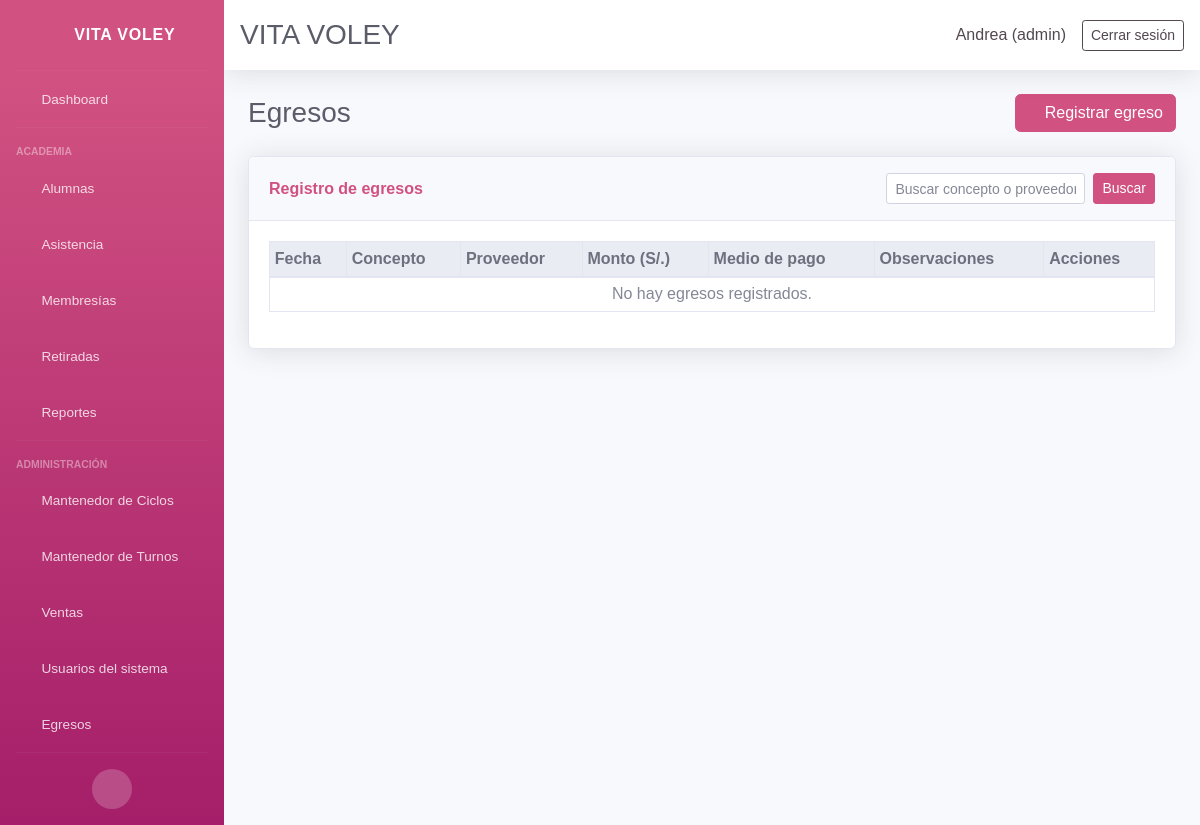
The page /expenses/ (signed in) on the database as committed earlier.
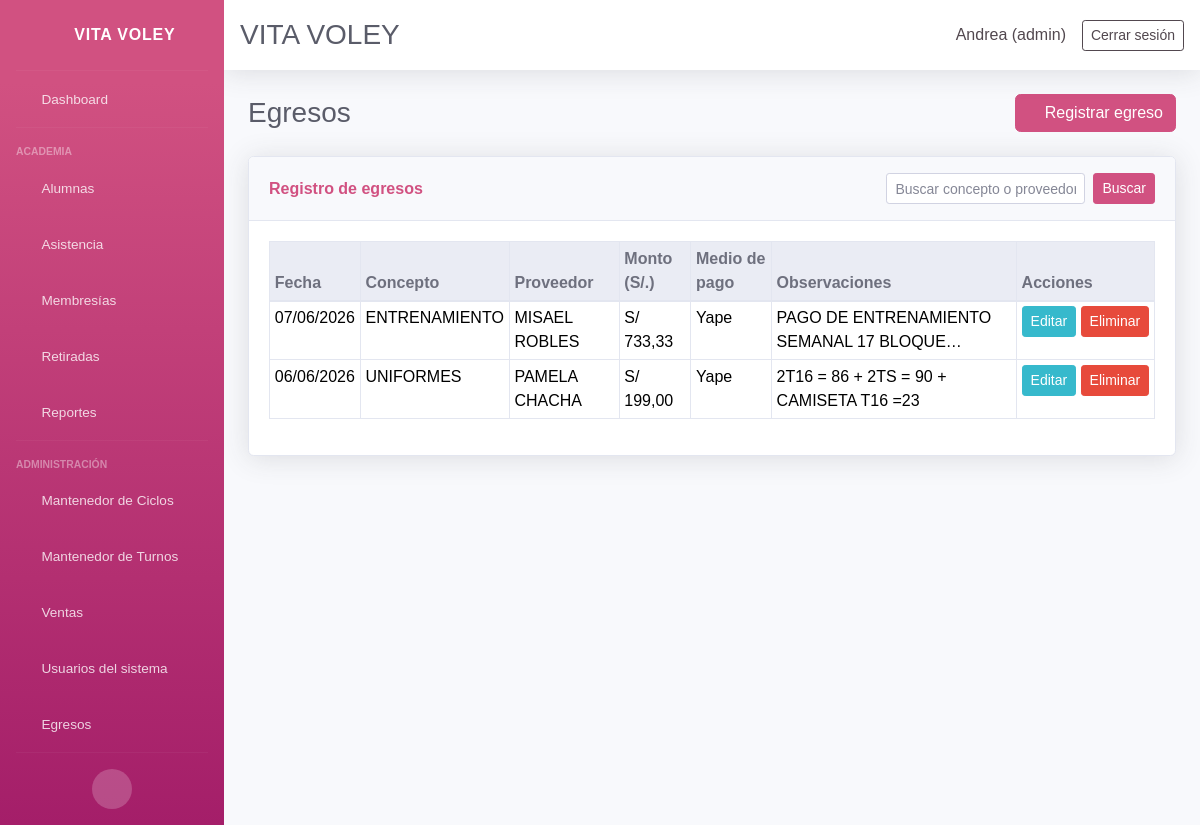
The same page on the database as committed later.
### core/models.py (models this page shows, shortened)
class UserProfile(models.Model):
    ROLE_CHOICES = [
        ('admin', 'Administrador'),
        ('secretary', 'Secretario'),
    ]
    user = models.OneToOneField(User, on_delete=models.CASCADE, related_name='userprofile')
    role = models.CharField(max_length=20, choices=ROLE_CHOICES, default='secretary')
    created_at = models.DateTimeField(auto_now_add=True)

class Expense(models.Model):
    date = models.DateField(default=timezone.now, verbose_name='Fecha')
    concept = models.CharField(max_length=200, verbose_name='Concepto')
    provider = models.CharField(max_length=200, blank=True, verbose_name='Proveedor')
    amount = models.DecimalField(max_digits=10, decimal_places=2, verbose_name='Monto (S/.)')
    payment_method = models.CharField(
        max_length=20,
        choices=PAYMENT_METHOD_CHOICES,
        default='efectivo',
        verbose_name='Medio de pago',
    )
    observations = models.TextField(blank=True, verbose_name='Observaciones')
    created_at = models.DateTimeField(auto_now_add=True)
    updated_at = models.DateTimeField(auto_now=True)
    class Meta:
        ordering = ['-date', '-created_at']
        verbose_name = 'Egreso'
        verbose_name_plural = 'Egresos'

### core/views_expenses.py (the view)
# urls.py: path('expenses/', views_expenses.expense_list, name='expenses_list'),
@login_required(login_url='login')
def expense_list(request):
    admin_redirect = _ensure_admin(request)
    if admin_redirect:
        return admin_redirect
    query = request.GET.get('q', '').strip()
    expenses = _expenses_queryset(query)
    show_create = request.GET.get('create') == '1'
    form = None
    if request.method == 'POST':
        show_create = True
        form = ExpenseForm(request.POST)
        if form.is_valid():
            form.save()
            return redirect('expenses_list')
    elif show_create:
        form = ExpenseForm()
    return render(request, 'core/expenses.html', {
        'expenses': expenses,
        'query': query,
        'form': form,
        'create_mode': show_create,
    })

### core/context_processors.py (called while the page is built)
def user_role_context(request):
    user_role = None
    is_admin = False
    is_secretary = False
    if request.user.is_authenticated:
        if request.user.is_superuser:
            user_role = 'admin'
            is_admin = True
        else:
            profile = getattr(request.user, 'userprofile', None)
            if profile is not None:
                user_role = profile.role
                is_admin = profile.role == 'admin'
                is_secretary = profile.role == 'secretary'
            else:
                user_role = 'secretary'
                is_secretary = True
    return {
        'user_role': user_role,
        'is_admin': is_admin,
        'is_secretary': is_secretary,
    }

### core/views.py (called while the page is built)
def get_user_role(user):
    if not user.is_authenticated:
        return None
    if user.is_superuser:
        return 'admin'
    profile = getattr(user, 'userprofile', None)
    if profile is not None:
        return profile.role
    return 'secretary'

def _ensure_admin(request):
    if get_user_role(request.user) != 'admin':
        return redirect('dashboard')

### core/views_expenses.py (called while the page is built)
def _expenses_queryset(query=''):
    qs = Expense.objects.all()
    if query:
        qs = qs.filter(
            Q(concept__icontains=query)
            | Q(provider__icontains=query)
            | Q(observations__icontains=query)
        )
    return qs.order_by('-date', '-created_at')

### core/templates/core/expenses.html (shortened to what this page needs)
{% extends 'core/base.html' %}
{% block content %}
<div class="d-sm-flex align-items-center justify-content-between mb-4">
    <h1 class="h3 mb-0 text-gray-800">Egresos</h1>
    {% if not edit_mode %}
    <a class="btn btn-primary" href="{% url 'expenses_list' %}?create=1"><i class="fas fa-plus"></i> Registrar egreso</a>
    {% endif %}
</div>
<div class="card shadow mb-4">
    <div class="card-header py-3 d-flex flex-wrap align-items-center justify-content-between">
        <h6 class="m-0 font-weight-bold text-primary">Registro de egresos</h6>
        <form method="get" class="form-inline mt-2 mt-md-0">
            <input type="text" name="q" value="{{ query }}" class="form-control form-control-sm mr-2 mb-2 mb-md-0" placeholder="Buscar concepto o proveedor">
            <button type="submit" class="btn btn-sm btn-primary mb-2 mb-md-0">Buscar</button>
        </form>
    </div>
    <div class="card-body">
        <div class="table-responsive">
            <table class="table table-bordered table-sm">
                <thead class="thead-light">
                    <tr>
                        <th>Fecha</th>
                        <th>Concepto</th>
                        <th>Proveedor</th>
                        <th>Monto (S/.)</th>
                        <th>Medio de pago</th>
                        <th>Observaciones</th>
                        <th>Acciones</th>
                    </tr>
                </thead>
                <tbody>
                    {% for item in expenses %}
                    <tr>
                        <td>{{ item.date|date:"d/m/Y" }}</td>
                        <td>{{ item.concept }}</td>
                        <td>{{ item.provider|default:"—" }}</td>
                        <td>S/ {{ item.amount|floatformat:2 }}</td>
                        <td>{{ item.get_payment_method_display }}</td>
                        <td>{{ item.observations|default:"—"|truncatechars:40 }}</td>
                        <td class="text-nowrap">
                            <a class="btn btn-sm btn-info" href="{% url 'expense_edit' item.id %}">Editar</a>
                            <form method="post" action="{% url 'expense_delete' item.id %}" class="d-inline" onsubmit="return confirm('¿Eliminar este egreso?');">
                                <button type="submit" class="btn btn-sm btn-danger">Eliminar</button>
                            </form>
                        </td>
                    </tr>
                    {% empty %}
                    <tr><td colspan="7" class="text-center text-muted">No hay egresos registrados.</td></tr>
                    {% endfor %}
                </tbody>
            </table>
        </div>
    </div>
</div>
{% endblock %}

### core/templates/core/base.html (shortened to what this page needs)
{% load static %}
<!DOCTYPE html>
<html lang="es">
<head>
    <link href="{% static 'vendor/fontawesome-free/css/all.min.css' %}" rel="stylesheet" type="text/css">
    <link href="{% static 'vendor/bootstrap/css/bootstrap.min.css' %}" rel="stylesheet" type="text/css">
    <link href="{% static 'css/sb-admin-2.min.css' %}" rel="stylesheet">
</head>
<body id="page-top">
<div id="wrapper">
    {% if user.is_authenticated %}
        {% include 'core/panel.html' %}
        <div id="content-wrapper" class="d-flex flex-column">
            <div id="content">
                {% include 'core/header.html' %}
                <div class="container-fluid">
    {% else %}
                <div class="container py-4">
    {% endif %}
                    {% block content %}{% endblock %}
    {% if user.is_authenticated %}
                </div>
            </div>
        </div>
    {% else %}
                </div>
    {% endif %}
</div>
</body>
</html>

### core/templates/core/panel.html (shortened to what this page needs)
<ul class="navbar-nav bg-gradient-primary sidebar sidebar-dark accordion" id="accordionSidebar">
    <a class="sidebar-brand d-flex align-items-center justify-content-center" href="{% url 'dashboard' %}">
        <div class="sidebar-brand-icon rotate-n-15">
            <i class="fas fa-volleyball-ball"></i>
        </div>
        <div class="sidebar-brand-text mx-3">VITA VOLEY</div>
    </a>
    <hr class="sidebar-divider my-0">
    <li class="nav-item">
        <a class="nav-link" href="{% url 'dashboard' %}">
            <i class="fas fa-fw fa-tachometer-alt"></i>
            <span>Dashboard</span>
        </a>
    </li>
    <hr class="sidebar-divider">
    <div class="sidebar-heading">Academia</div>
    <li class="nav-item">
        <a class="nav-link" href="{% url 'students_list' %}">
            <i class="fas fa-fw fa-users"></i>
            <span>Alumnas</span>
        </a>
    </li>
    <li class="nav-item">
        <a class="nav-link" href="{% url 'attendance' %}">
            <i class="fas fa-fw fa-calendar-check"></i>
            <span>Asistencia</span>
        </a>
    </li>
    <li class="nav-item">
        <a
            class="nav-link collapsed"
            href="#"
            data-toggle="collapse"
            data-target="#collapseMemberships"
            data-bs-toggle="collapse"
            data-bs-target="#collapseMemberships"
            role="button"
            aria-expanded="false"
            aria-controls="collapseMemberships"
        >
            <i class="fas fa-fw fa-id-card"></i>
            <span>Membresías</span>
        </a>
    </li>
    <li class="nav-item">
        <a class="nav-link" href="{% url 'retired_list' %}">
            <i class="fas fa-fw fa-user-slash"></i>
            <span>Retiradas</span>
        </a>
    </li>
    <li class="nav-item">
        <a class="nav-link" href="{% url 'reports' %}">
            <i class="fas fa-fw fa-file-download"></i>
            <span>Reportes</span>
        </a>
    </li>
    {% if is_admin %}
    <hr class="sidebar-divider">
    <div class="sidebar-heading">Administración</div>
    <li class="nav-item">
        <a class="nav-link" href="{% url 'cycles_list' %}">
            <i class="fas fa-fw fa-layer-group"></i>
            <span>Mantenedor de Ciclos</span>
        </a>
    </li>
    <li class="nav-item">
        <a class="nav-link" href="{% url 'shifts_list' %}">
            <i class="fas fa-fw fa-exchange-alt"></i>
            <span>Mantenedor de Turnos</span>
        </a>
    </li>
    <li class="nav-item">
        <a class="nav-link" href="{% url 'sales_list' %}">
            <i class="fas fa-fw fa-shopping-bag"></i>
            <span>Ventas</span>
        </a>
    </li>
    <li class="nav-item">
        <a class="nav-link" href="{% url 'users_list' %}">
            <i class="fas fa-fw fa-user-cog"></i>
            <span>Usuarios del sistema</span>
        </a>
    </li>
    <li class="nav-item">
        <a class="nav-link" href="{% url 'expenses_list' %}">
            <i class="fas fa-fw fa-file-invoice-dollar"></i>
            <span>Egresos</span>
        </a>
    </li>
    {% endif %}
    <hr class="sidebar-divider d-none d-md-block">
    <div class="text-center d-none d-md-inline">
        <button class="rounded-circle border-0" id="sidebarToggle"></button>
    </div>
</ul>

### core/templates/core/header.html (shortened to what this page needs)
<nav class="navbar navbar-expand navbar-light bg-white topbar mb-4 static-top shadow">
    <div class="d-flex align-items-center w-100 justify-content-between">
        <h1 class="h3 mb-0 text-gray-800">VITA VOLEY</h1>
        {% if user.is_authenticated %}
        <div class="d-flex align-items-center">
            <span class="mr-3 text-secondary">{{ request.user.username }} ({{ user_role|default:'Usuario' }})</span>
            <a href="{% url 'logout' %}" class="btn btn-sm btn-outline-secondary">Cerrar sesión</a>
        </div>
        {% endif %}
    </div>
</nav>

Rows that differ between the two databases and show on the page:
added Expense: date "07/06/2026", concept "ENTRENAMIENTO", provider "MISAEL ROBLES", amount "733,33", payment_method "Yape", observations "PAGO DE ENTRENAMIENTO SEMANAL 17 BLOQUE…"
added Expense: date "06/06/2026", concept "UNIFORMES", provider "PAMELA CHACHA", amount "199,00", payment_method "Yape", observations "2T16 = 86 + 2TS = 90 + CAMISETA T16 =23"
Other text that changed with them:
text no longer shown: "No hay egresos registrados."
